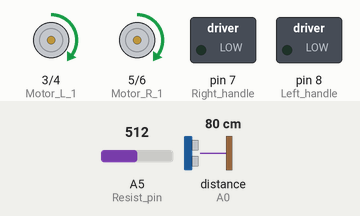
Recording of a sketch running on a simulated Arduino Uno, built with avr-gcc and run on an emulated ATmega328P. On the bench: motor-driver pin pairs drawn as motors (green arrow = first pin HIGH = forward, orange = second pin HIGH = backward, longer = more drive), switched loads named in the sketch (green lamp = pin HIGH). Wiring (inferred from the names in the program): ultrasonic range finder: trigger A1; echo A0. The inputs (shaded band) are chosen by the test bench; at power-on: distance to the obstacle (sensor on A0) 80 cm, A5 (Resist_pin) = 512. The echo pulse lasts 58.3 µs per cm; pins used as bus, display or sensor lines are not drawn; what the sketch prints to the serial monitor is not drawn.

Above: at 2.2 s.
2.3 s: distance to the obstacle (sensor on A0) set to 65 cm
3.8 s: distance to the obstacle (sensor on A0) set to 55 cm
At 13.6 s:
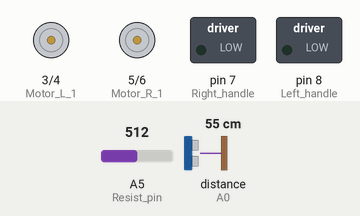
At 16.1 s:
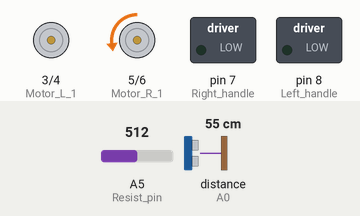
Timing chart, 0 to 16.4 s (numbered marks = the images above; inputs shaded):
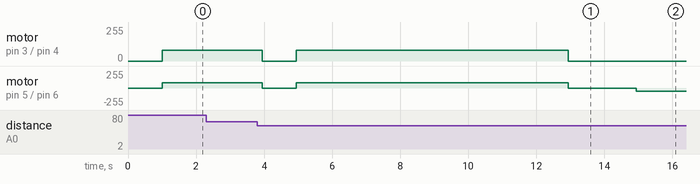

Measured:
- the behaviour switches between 61 and 60 cm on distance to the obstacle (sensor on A0) (found by bisection; images 0 and 1)
- after the input at 2.3 s, every drawn part: stays the same
- after the input at 3.8 s, motor on pin 3 (Motor_L_1) / pin 4 (Motor_L_2): forward 80/255 → stopped after 0.14 s, → forward 80/255 1.0 s later, → stopped 8.0 s later; motor on pin 5 (Motor_R_1) / pin 6 (Motor_R_2): forward 80/255 → stopped after 0.14 s, → forward 80/255 1.0 s later, → stopped 8.0 s later, → backward 50/255 2.0 s later

The sketch:

parking.ino
```cpp
#include "Arduino.h"

// --- 핀 정의 ---
const int Resist_pin = A5;
const int Right_handle = 7;
const int Left_handle = 8;
const int Motor_L_1 = 3;
const int Motor_L_2 = 4;
const int Motor_R_1 = 5;
const int Motor_R_2 = 6;

// --- 가변저항 값 (핸들 각도) ---
const int center = 475;      // 중앙
const int left_max = 550;    // 왼쪽 끝
const int right_max = 385;   // 오른쪽 끝

// --- 제어 파라미터 ---
const int deadzone = 20;
const float Kp = 0.7;
const int steer_min = 90;
const int steer_max = 110;
const int drive_base_speed = 80;
const int parking_speed = 50;

// --- 초음파 센서 ---
const int trig_01 = A1;
const int echo_01 = A0;

// --- 상태 변수 ---
bool parkingDone = false;

// --- 함수 선언 ---
void set_handle(int target);
void parking_start();
void wait_steer_ready(int target);
void move_forward(int val);
void move_backward(int val);
void stop_motors();
long measureDistance();
bool Check_Val(int value) {
    // static 변수는 함수가 종료되어도 값이 초기화되지 않고 메모리에 남습니다.
    static int count = 0;

    if (value < 60) {
        count++; // 조건 만족 시 카운트 증가
    }
    else {
        count = 0; // 조건 불만족 시 즉시 리셋
    }

    // 5번 이상 연속으로 조건을 만족했는지 확인
    if (count >= 5) {
        return true;
    }
    else {
        return false;
    }
}
void setup() {
    Serial.begin(9600);

    pinMode(trig_01, OUTPUT);
    pinMode(echo_01, INPUT);

    pinMode(Resist_pin, INPUT);
    pinMode(Right_handle, OUTPUT);
    pinMode(Left_handle, OUTPUT);
    pinMode(Motor_L_1, OUTPUT);
    pinMode(Motor_L_2, OUTPUT);
    pinMode(Motor_R_1, OUTPUT);
    pinMode(Motor_R_2, OUTPUT);


    Serial.println("감시를 시작합니다.");
    delay(1000);
}
void loop() {
    // 주차가 완료되었으면 모터 끄고 루프 종료 (아무것도 안 함)
    if (parkingDone) {
        stop_motors();
        return;
    }

    // 1. 평소 주행 (감시 중)
    move_forward(drive_base_speed);

    set_handle(center);

    // 2. 거리 측정
    long currentDistance = measureDistance();

    Serial.print("cm | 현재: "); Serial.println(currentDistance);

    if (Check_Val(currentDistance)) {
        // 5번 연속 감지 성공! -> 주차 공간 발견으로 판단
        Serial.println(">>> 주차 공간 발견! 정지합니다. <<<");

        stop_motors();
        delay(1000);

        parking_start();
        parkingDone = true;
    }

}
// --- 보조 함수들 ---
long measureDistance() {
    long duration, distance;

    // 1. 일단 트리거 핀을 깨끗하게 비워줍니다 (Low)
    digitalWrite(trig_01, LOW);
    delayMicroseconds(2);

    // 2. 초음파 발사! (10마이크로초 동안 High 유지)
    digitalWrite(trig_01, HIGH);
    delayMicroseconds(10);
    digitalWrite(trig_01, LOW);

    duration = pulseIn(echo_01, HIGH, 30000);

    if (duration == 0) {
        return 999;
    }

    distance = duration * 0.034 / 2;

    return distance;
}

void set_handle(int target) {
    int current_value = analogRead(Resist_pin);
    int error = target - current_value;

    if (abs(error) <= deadzone) {
        analogWrite(Right_handle, 0);
        analogWrite(Left_handle, 0);
    }
    else {
        int steer_pwm = constrain(abs(error) * Kp, steer_min, steer_max);
        if (error < 0) {
            analogWrite(Right_handle, steer_pwm);
            digitalWrite(Left_handle, LOW);
        }
        else {
            digitalWrite(Right_handle, LOW);
            analogWrite(Left_handle, steer_pwm);
        }
    }
}
void parking_start() {
    set_handle(left_max);
    move_forward(parking_speed);
	delay(8000);
    stop_motors();
    set_handle(right_max);
    delay(2000);
    move_backward(parking_speed);
    delay(9000);
	set_handle(center);
    move_backward(parking_speed);
    delay(2500);
//---------------------------------------------
    stop_motors();
    delay(3000);
    move_forward(parking_speed);
    delay(1500);
    stop_motors();
    delay(1000);
    set_handle(right_max);
    move_forward(parking_speed);
    delay(17000);
	set_handle(center);
    delay(50000);

}

void move_forward(int val) {
    analogWrite(Motor_L_1, val);
    digitalWrite(Motor_L_2, LOW);
    analogWrite(Motor_R_1, val);
    digitalWrite(Motor_R_2, LOW);
}

void move_backward(int val) {
    digitalWrite(Motor_L_1, LOW);
    analogWrite(Motor_L_2, val);
    digitalWrite(Motor_R_1, LOW);
    analogWrite(Motor_R_2, val);
}

void stop_motors() {
    digitalWrite(Motor_L_1, LOW);
    digitalWrite(Motor_L_2, LOW);
    digitalWrite(Motor_R_1, LOW);
    digitalWrite(Motor_R_2, LOW);
}
```
